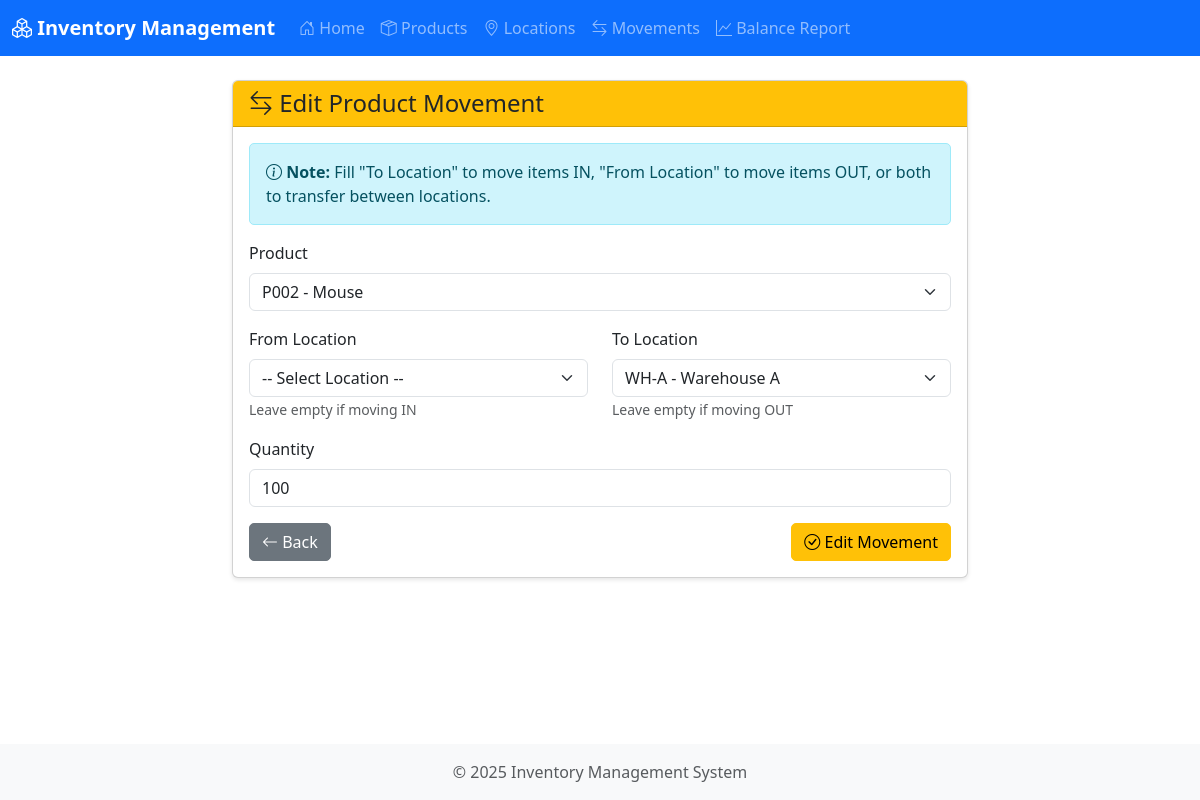
Page /movements/edit/2 on the committed database.
### models.py (models this page shows, shortened)
class ProductMovement(db.Model):
    __tablename__ = 'product_movement'
    movement_id = db.Column(db.Integer, primary_key=True, autoincrement=True)
    timestamp = db.Column(db.DateTime, nullable=False, default=datetime.utcnow)
    from_location = db.Column(db.String(50), db.ForeignKey('location.location_id'), nullable=True)
    to_location = db.Column(db.String(50), db.ForeignKey('location.location_id'), nullable=True)
    product_id = db.Column(db.String(50), db.ForeignKey('product.product_id'), nullable=False)
    qty = db.Column(db.Integer, nullable=False)

### app.py (the view, shortened to what this page needs)
@app.route('/movements/edit/<int:movement_id>', methods=['GET', 'POST'])
def edit_movement(movement_id):
    movement = ProductMovement.query.get_or_404(movement_id)
    form = ProductMovementForm(obj=movement)
    products = Product.query.all()
    locations = Location.query.all()
    form.product_id.choices = [(p.product_id, f'{p.product_id} - {p.product_name}') for p in products]
    form.from_location.choices = [('', '-- Select Location --')] + [(l.location_id, f'{l.location_id} - {l.location_name}') for l in locations]
    form.to_location.choices = [('', '-- Select Location --')] + [(l.location_id, f'{l.location_id} - {l.location_name}') for l in locations]
    if not form.is_submitted():
        form.from_location.data = movement.from_location or ''
        form.to_location.data = movement.to_location or ''
    return render_template('movement_form.html', form=form, action='Edit', movement=movement)

### forms.py
class ProductMovementForm(FlaskForm):
    product_id = SelectField('Product', validators=[DataRequired()])
    from_location = SelectField('From Location', validators=[Optional()], choices=[('', '-- Select Location --')])
    to_location = SelectField('To Location', validators=[Optional()], choices=[('', '-- Select Location --')])
    qty = IntegerField('Quantity', validators=[DataRequired(), NumberRange(min=1)])

### app.py (called while the page is built)
@app.context_processor
def inject_csrf_token():
    return dict(csrf_token=generate_csrf)

### templates/movement_form.html (shortened to what this page needs)
{% extends "base.html" %}
{% block content %}
<div class="row">
    <div class="col-md-8 offset-md-2">
        <div class="card">
            <div class="card-header bg-warning text-dark">
                <h4 class="mb-0"><i class="bi bi-arrow-left-right"></i> {{ action }} Product Movement</h4>
            </div>
            <div class="card-body">
                <div class="alert alert-info">
                    <i class="bi bi-info-circle"></i> <strong>Note:</strong>
                    Fill "To Location" to move items IN, "From Location" to move items OUT, or both to transfer between locations.
                </div>
                <form method="POST">
                    <div class="mb-3">
                        {{ form.product_id.label(class="form-label") }}
                        {{ form.product_id(class="form-control form-select" + (" is-invalid" if form.product_id.errors else "")) }}
                    </div>
                    <div class="row">
                        <div class="col-md-6 mb-3">
                            {{ form.from_location.label(class="form-label") }}
                            {{ form.from_location(class="form-control form-select") }}
                            <small class="text-muted">Leave empty if moving IN</small>
                        </div>
                        <div class="col-md-6 mb-3">
                            {{ form.to_location.label(class="form-label") }}
                            {{ form.to_location(class="form-control form-select") }}
                            <small class="text-muted">Leave empty if moving OUT</small>
                        </div>
                    </div>
                    <div class="mb-3">
                        {{ form.qty.label(class="form-label") }}
                        {{ form.qty(class="form-control" + (" is-invalid" if form.qty.errors else "")) }}
                    </div>
                    <div class="d-flex justify-content-between">
                        <a href="{{ url_for('movements') }}" class="btn btn-secondary">
                            <i class="bi bi-arrow-left"></i> Back
                        </a>
                        <button type="submit" class="btn btn-warning">
                            <i class="bi bi-check-circle"></i> {{ action }} Movement
                        </button>
                    </div>
                </form>
            </div>
        </div>
    </div>
</div>
{% endblock %}

### static/css/style.css (style rules this page uses)
body { min-height: 100vh; display: flex; flex-direction: column; }
.card { box-shadow: 0 2px 4px rgba(0,0,0,0.1); margin-bottom: 20px; }
.btn { border-radius: 5px; }
.alert { border-radius: 5px; }

### rows in the picture
ProductMovement: product_id "P002 - Mouse", from_location "-- Select Location --", to_location "WH-A - Warehouse A", qty "100"

### other values in the picture
{{ action }} "Edit"
